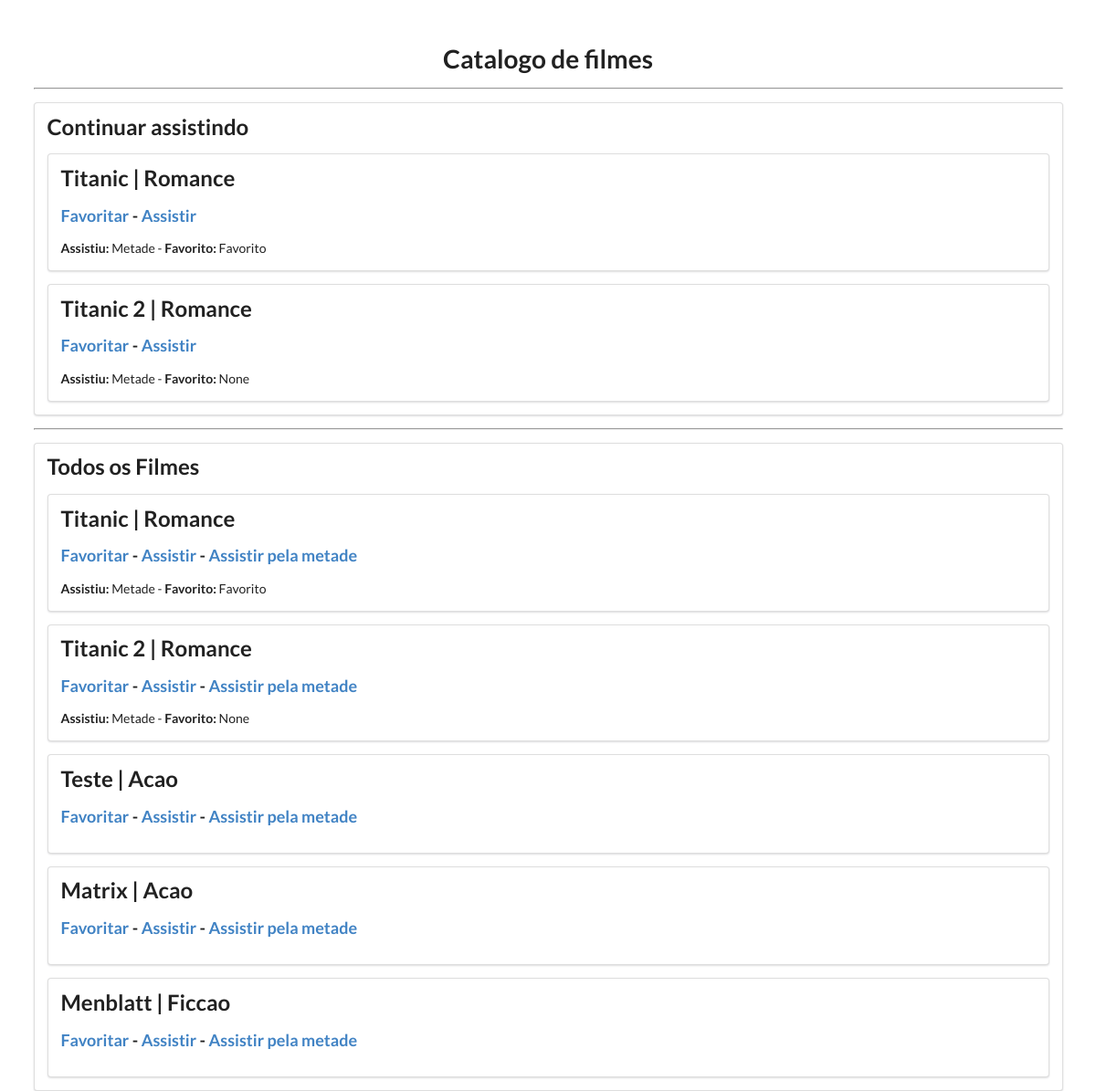
Page /catalogo/1 on the committed database.
### models.py (models this page shows)
class Movie(Base):
    __tablename__ = "Movies"
    id = Column(Integer, primary_key=True, index=True)
    name = Column(String)
    tags = Column(String)
    genre = Column(String)

class Relationship(Base):
    __tablename__ = "Relationships"
    id = Column(Integer, primary_key=True, index=True)
    userId = Column(Integer)
    movieId = Column(Integer)
    view = Column(String)
    preference = Column(String)

### app.py (the view)
@app.get("/catalogo/{user_id}")
def movieCatalog(request: Request, user_id: int, db: Session = Depends(get_db)):
    movies = db.query(models.Movie).all()
    relen = db.query(models.Relationship).filter(models.Relationship.userId == user_id).all()
    return templates.TemplateResponse("filmes.html", {"request": request, "user_id": user_id, "movie_list": movies, "relen_list": relen})

### templates/filmes.html (shortened to what this page needs)
<!DOCTYPE html>
<html lang="en">
<head>
    <link rel="stylesheet" href="https://cdn.jsdelivr.net/npm/semantic-ui@2.4.2/dist/semantic.min.css">
</head>
<body>
    <div style="margin-top: 50px;" class="ui container">
        <h1 class="ui center aligned header">Catalogo de filmes</h1>
        <hr>
        <div class="ui segment">
            <h2 class="ui aligned header">Continuar assistindo</h2>
            {% for movie in movie_list %}
                {% for relen in relen_list %}
                    {% if(relen.movieId == movie.id and relen.view == "Metade") %}
                        <div class="ui segment">
                            <h2 class="ui big header">{{ movie.name }} | {{ movie.genre }}</h2>
                            <p class="ui big header">
                                <a href="/favoritar/{{user_id}}/{{movie.id}}">Favoritar</a> -
                                <a href="/assistir/{{user_id}}/{{movie.id}}">Assistir</a>
                            </p>
                            <p><b>Assistiu:</b> {{relen.view}} - <b>Favorito:</b> {{relen.preference}}   </p>
                        </div>
                    {% endif %}
                {% endfor %}
            {% endfor %}
        </div>
        <hr>
        <div class="ui segment">
            <h2 class="ui aligned header">Todos os Filmes</h2>
            {% for movie in movie_list %}
                <div class="ui segment">
                    <h2 class="ui big header">{{ movie.name }} | {{ movie.genre }}</h2>
                    <p class="ui big header">
                        <a href="/favoritar/{{user_id}}/{{movie.id}}">Favoritar</a> -
                        <a href="/assistir/{{user_id}}/{{movie.id}}">Assistir</a> -
                        <a href="/assistirmetade/{{user_id}}/{{movie.id}}">Assistir pela metade</a>
                    </p>
                    <p>
                        {% for relen in relen_list %}
                            {% if(relen.movieId == movie.id) %}
                                <b>Assistiu:</b> {{relen.view}} - <b>Favorito:</b> {{relen.preference}}
                            {% endif %}
                        {% endfor %}
                    </p>
                </div>
            {% endfor %}
        </div>
    </div>
</body>
</html>

### rows in the picture
Movie: name "Titanic", genre "Romance"
Relationship: view "Metade", preference "Favorito"
Movie: name "Titanic 2", genre "Romance"
Relationship: view "Metade", preference "None"
Movie: name "Teste", genre "Acao"
Movie: name "Matrix", genre "Acao"
Movie: name "Menblatt", genre "Ficcao"
